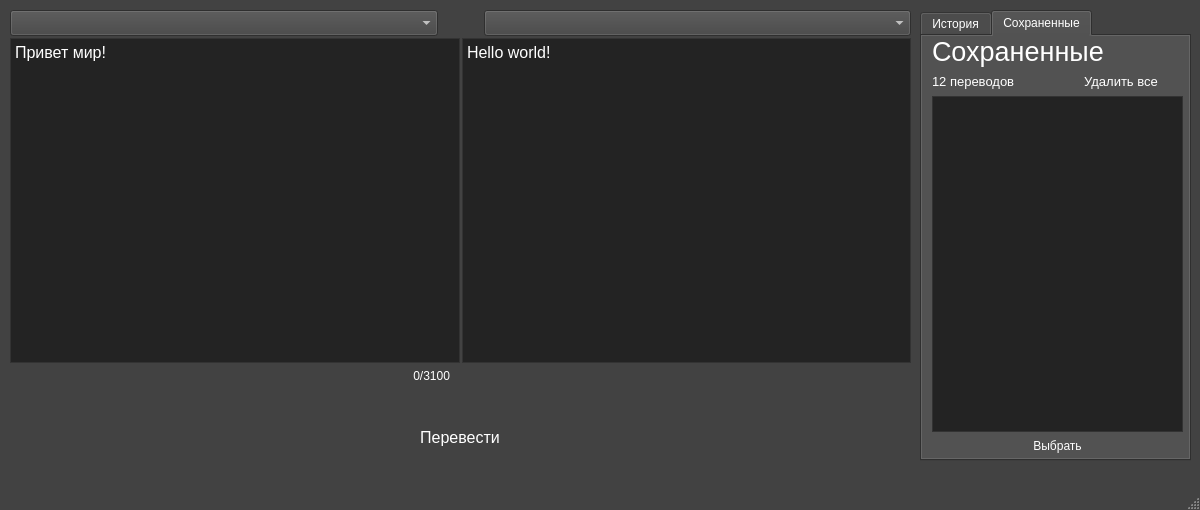
<?xml version="1.0" encoding="UTF-8"?>
<ui version="4.0">
 <class>MainWindow</class>
 <widget class="QMainWindow" name="MainWindow">
  <property name="geometry">
   <rect>
    <x>0</x>
    <y>0</y>
    <width>1200</width>
    <height>510</height>
   </rect>
  </property>
  <property name="sizePolicy">
   <sizepolicy hsizetype="Fixed" vsizetype="Fixed">
    <horstretch>0</horstretch>
    <verstretch>0</verstretch>
   </sizepolicy>
  </property>
  <property name="palette">
   <palette>
    <active>
     <colorrole role="WindowText">
      <brush brushstyle="SolidPattern">
       <color alpha="255">
        <red>255</red>
        <green>255</green>
        <blue>255</blue>
       </color>
      </brush>
     </colorrole>
     <colorrole role="Button">
      <brush brushstyle="SolidPattern">
       <color alpha="255">
        <red>66</red>
        <green>66</green>
        <blue>66</blue>
       </color>
      </brush>
     </colorrole>
     <colorrole role="Light">
      <brush brushstyle="SolidPattern">
       <color alpha="255">
        <red>99</red>
        <green>99</green>
        <blue>99</blue>
       </color>
      </brush>
     </colorrole>
     <colorrole role="Midlight">
      <brush brushstyle="SolidPattern">
       <color alpha="255">
        <red>82</red>
        <green>82</green>
        <blue>82</blue>
       </color>
      </brush>
     </colorrole>
     <colorrole role="Dark">
      <brush brushstyle="SolidPattern">
       <color alpha="255">
        <red>58</red>
        <green>58</green>
        <blue>58</blue>
       </color>
      </brush>
     </colorrole>
     <colorrole role="Mid">
      <brush brushstyle="SolidPattern">
       <color alpha="255">
        <red>44</red>
        <green>44</green>
        <blue>44</blue>
       </color>
      </brush>
     </colorrole>
     <colorrole role="Text">
      <brush brushstyle="SolidPattern">
       <color alpha="255">
        <red>255</red>
        <green>255</green>
        <blue>255</blue>
       </color>
      </brush>
     </colorrole>
     <colorrole role="BrightText">
      <brush brushstyle="SolidPattern">
       <color alpha="255">
        <red>255</red>
        <green>255</green>
        <blue>255</blue>
       </color>
      </brush>
     </colorrole>
     <colorrole role="ButtonText">
      <brush brushstyle="SolidPattern">
       <color alpha="255">
        <red>255</red>
        <green>255</green>
        <blue>255</blue>
       </color>
      </brush>
     </colorrole>
     <colorrole role="Base">
      <brush brushstyle="SolidPattern">
       <color alpha="255">
        <red>35</red>
        <green>35</green>
        <blue>35</blue>
       </color>
      </brush>
     </colorrole>
     <colorrole role="Window">
      <brush brushstyle="SolidPattern">
       <color alpha="255">
        <red>66</red>
        <green>66</green>
        <blue>66</blue>
       </color>
      </brush>
     </colorrole>
     <colorrole role="Shadow">
      <brush brushstyle="SolidPattern">
       <color alpha="255">
        <red>35</red>
        <green>35</green>
        <blue>35</blue>
       </color>
      </brush>
     </colorrole>
     <colorrole role="Link">
      <brush brushstyle="SolidPattern">
       <color alpha="255">
        <red>255</red>
        <green>255</green>
        <blue>255</blue>
       </color>
      </brush>
     </colorrole>
     <colorrole role="AlternateBase">
      <brush brushstyle="SolidPattern">
       <color alpha="255">
        <red>33</red>
        <green>33</green>
        <blue>33</blue>
       </color>
      </brush>
     </colorrole>
     <colorrole role="ToolTipBase">
      <brush brushstyle="SolidPattern">
       <color alpha="255">
        <red>255</red>
        <green>255</green>
        <blue>220</blue>
       </color>
      </brush>
     </colorrole>
     <colorrole role="ToolTipText">
      <brush brushstyle="SolidPattern">
       <color alpha="255">
        <red>35</red>
        <green>35</green>
        <blue>35</blue>
       </color>
      </brush>
     </colorrole>
     <colorrole role="PlaceholderText">
      <brush brushstyle="SolidPattern">
       <color alpha="128">
        <red>255</red>
        <green>255</green>
        <blue>255</blue>
       </color>
      </brush>
     </colorrole>
    </active>
    <inactive>
     <colorrole role="WindowText">
      <brush brushstyle="SolidPattern">
       <color alpha="255">
        <red>255</red>
        <green>255</green>
        <blue>255</blue>
       </color>
      </brush>
     </colorrole>
     <colorrole role="Button">
      <brush brushstyle="SolidPattern">
       <color alpha="255">
        <red>66</red>
        <green>66</green>
        <blue>66</blue>
       </color>
      </brush>
     </colorrole>
     <colorrole role="Light">
      <brush brushstyle="SolidPattern">
       <color alpha="255">
        <red>99</red>
        <green>99</green>
        <blue>99</blue>
       </color>
      </brush>
     </colorrole>
     <colorrole role="Midlight">
      <brush brushstyle="SolidPattern">
       <color alpha="255">
        <red>82</red>
        <green>82</green>
        <blue>82</blue>
       </color>
      </brush>
     </colorrole>
     <colorrole role="Dark">
      <brush brushstyle="SolidPattern">
       <color alpha="255">
        <red>58</red>
        <green>58</green>
        <blue>58</blue>
       </color>
      </brush>
     </colorrole>
     <colorrole role="Mid">
      <brush brushstyle="SolidPattern">
       <color alpha="255">
        <red>44</red>
        <green>44</green>
        <blue>44</blue>
       </color>
      </brush>
     </colorrole>
     <colorrole role="Text">
      <brush brushstyle="SolidPattern">
       <color alpha="255">
        <red>255</red>
        <green>255</green>
        <blue>255</blue>
       </color>
      </brush>
     </colorrole>
     <colorrole role="BrightText">
      <brush brushstyle="SolidPattern">
       <color alpha="255">
        <red>255</red>
        <green>255</green>
        <blue>255</blue>
       </color>
      </brush>
     </colorrole>
     <colorrole role="ButtonText">
      <brush brushstyle="SolidPattern">
       <color alpha="255">
        <red>255</red>
        <green>255</green>
        <blue>255</blue>
       </color>
      </brush>
     </colorrole>
     <colorrole role="Base">
      <brush brushstyle="SolidPattern">
       <color alpha="255">
        <red>35</red>
        <green>35</green>
        <blue>35</blue>
       </color>
      </brush>
     </colorrole>
     <colorrole role="Window">
      <brush brushstyle="SolidPattern">
       <color alpha="255">
        <red>66</red>
        <green>66</green>
        <blue>66</blue>
       </color>
      </brush>
     </colorrole>
     <colorrole role="Shadow">
      <brush brushstyle="SolidPattern">
       <color alpha="255">
        <red>35</red>
        <green>35</green>
        <blue>35</blue>
       </color>
      </brush>
     </colorrole>
     <colorrole role="Link">
      <brush brushstyle="SolidPattern">
       <color alpha="255">
        <red>255</red>
        <green>255</green>
        <blue>255</blue>
       </color>
      </brush>
     </colorrole>
     <colorrole role="AlternateBase">
      <brush brushstyle="SolidPattern">
       <color alpha="255">
        <red>33</red>
        <green>33</green>
        <blue>33</blue>
       </color>
      </brush>
     </colorrole>
     <colorrole role="ToolTipBase">
      <brush brushstyle="SolidPattern">
       <color alpha="255">
        <red>255</red>
        <green>255</green>
        <blue>220</blue>
       </color>
      </brush>
     </colorrole>
     <colorrole role="ToolTipText">
      <brush brushstyle="SolidPattern">
       <color alpha="255">
        <red>35</red>
        <green>35</green>
        <blue>35</blue>
       </color>
      </brush>
     </colorrole>
     <colorrole role="PlaceholderText">
      <brush brushstyle="SolidPattern">
       <color alpha="128">
        <red>255</red>
        <green>255</green>
        <blue>255</blue>
       </color>
      </brush>
     </colorrole>
    </inactive>
    <disabled>
     <colorrole role="WindowText">
      <brush brushstyle="SolidPattern">
       <color alpha="255">
        <red>58</red>
        <green>58</green>
        <blue>58</blue>
       </color>
      </brush>
     </colorrole>
     <colorrole role="Button">
      <brush brushstyle="SolidPattern">
       <color alpha="255">
        <red>66</red>
        <green>66</green>
        <blue>66</blue>
       </color>
      </brush>
     </colorrole>
     <colorrole role="Light">
      <brush brushstyle="SolidPattern">
       <color alpha="255">
        <red>99</red>
        <green>99</green>
        <blue>99</blue>
       </color>
      </brush>
     </colorrole>
     <colorrole role="Midlight">
      <brush brushstyle="SolidPattern">
       <color alpha="255">
        <red>82</red>
        <green>82</green>
        <blue>82</blue>
       </color>
      </brush>
     </colorrole>
     <colorrole role="Dark">
      <brush brushstyle="SolidPattern">
       <color alpha="255">
        <red>58</red>
        <green>58</green>
        <blue>58</blue>
       </color>
      </brush>
     </colorrole>
     <colorrole role="Mid">
      <brush brushstyle="SolidPattern">
       <color alpha="255">
        <red>44</red>
        <green>44</green>
        <blue>44</blue>
       </color>
      </brush>
     </colorrole>
     <colorrole role="Text">
      <brush brushstyle="SolidPattern">
       <color alpha="255">
        <red>58</red>
        <green>58</green>
        <blue>58</blue>
       </color>
      </brush>
     </colorrole>
     <colorrole role="BrightText">
      <brush brushstyle="SolidPattern">
       <color alpha="255">
        <red>255</red>
        <green>255</green>
        <blue>255</blue>
       </color>
      </brush>
     </colorrole>
     <colorrole role="ButtonText">
      <brush brushstyle="SolidPattern">
       <color alpha="255">
        <red>58</red>
        <green>58</green>
        <blue>58</blue>
       </color>
      </brush>
     </colorrole>
     <colorrole role="Base">
      <brush brushstyle="SolidPattern">
       <color alpha="255">
        <red>66</red>
        <green>66</green>
        <blue>66</blue>
       </color>
      </brush>
     </colorrole>
     <colorrole role="Window">
      <brush brushstyle="SolidPattern">
       <color alpha="255">
        <red>66</red>
        <green>66</green>
        <blue>66</blue>
       </color>
      </brush>
     </colorrole>
     <colorrole role="Shadow">
      <brush brushstyle="SolidPattern">
       <color alpha="255">
        <red>35</red>
        <green>35</green>
        <blue>35</blue>
       </color>
      </brush>
     </colorrole>
     <colorrole role="Link">
      <brush brushstyle="SolidPattern">
       <color alpha="255">
        <red>255</red>
        <green>255</green>
        <blue>255</blue>
       </color>
      </brush>
     </colorrole>
     <colorrole role="AlternateBase">
      <brush brushstyle="SolidPattern">
       <color alpha="255">
        <red>66</red>
        <green>66</green>
        <blue>66</blue>
       </color>
      </brush>
     </colorrole>
     <colorrole role="ToolTipBase">
      <brush brushstyle="SolidPattern">
       <color alpha="255">
        <red>255</red>
        <green>255</green>
        <blue>220</blue>
       </color>
      </brush>
     </colorrole>
     <colorrole role="ToolTipText">
      <brush brushstyle="SolidPattern">
       <color alpha="255">
        <red>35</red>
        <green>35</green>
        <blue>35</blue>
       </color>
      </brush>
     </colorrole>
     <colorrole role="PlaceholderText">
      <brush brushstyle="SolidPattern">
       <color alpha="128">
        <red>255</red>
        <green>255</green>
        <blue>255</blue>
       </color>
      </brush>
     </colorrole>
    </disabled>
   </palette>
  </property>
  <property name="windowTitle">
   <string>MainWindow</string>
  </property>
  <property name="iconSize">
   <size>
    <width>24</width>
    <height>24</height>
   </size>
  </property>
  <widget class="QWidget" name="centralwidget">
   <widget class="QWidget" name="layoutWidget">
    <property name="geometry">
     <rect>
      <x>10</x>
      <y>10</y>
      <width>901</width>
      <height>441</height>
     </rect>
    </property>
    <layout class="QVBoxLayout" name="verticalLayout">
     <property name="spacing">
      <number>2</number>
     </property>
     <item>
      <layout class="QHBoxLayout" name="horizontalLayout_5">
       <property name="spacing">
        <number>3</number>
       </property>
       <item>
        <widget class="QComboBox" name="inputLanguage">
         <property name="palette">
          <palette>
           <active>
            <colorrole role="Highlight">
             <brush brushstyle="SolidPattern">
              <color alpha="255">
               <red>143</red>
               <green>126</green>
               <blue>126</blue>
              </color>
             </brush>
            </colorrole>
           </active>
           <inactive>
            <colorrole role="Highlight">
             <brush brushstyle="SolidPattern">
              <color alpha="255">
               <red>143</red>
               <green>126</green>
               <blue>126</blue>
              </color>
             </brush>
            </colorrole>
           </inactive>
           <disabled>
            <colorrole role="Highlight">
             <brush brushstyle="SolidPattern">
              <color alpha="255">
               <red>0</red>
               <green>120</green>
               <blue>215</blue>
              </color>
             </brush>
            </colorrole>
           </disabled>
          </palette>
         </property>
         <property name="font">
          <font>
           <pointsize>11</pointsize>
          </font>
         </property>
        </widget>
       </item>
       <item>
        <widget class="QPushButton" name="switchButton">
         <property name="sizePolicy">
          <sizepolicy hsizetype="Maximum" vsizetype="Fixed">
           <horstretch>0</horstretch>
           <verstretch>0</verstretch>
          </sizepolicy>
         </property>
         <property name="text">
          <string/>
         </property>
         <property name="icon">
          <iconset>
           <normaloff>Icons/arrows.png</normaloff>Icons/arrows.png</iconset>
         </property>
         <property name="iconSize">
          <size>
           <width>18</width>
           <height>18</height>
          </size>
         </property>
         <property name="checkable">
          <bool>false</bool>
         </property>
         <property name="autoRepeat">
          <bool>false</bool>
         </property>
         <property name="autoDefault">
          <bool>false</bool>
         </property>
         <property name="default">
          <bool>true</bool>
         </property>
         <property name="flat">
          <bool>true</bool>
         </property>
        </widget>
       </item>
       <item>
        <widget class="QComboBox" name="outputLanguage">
         <property name="palette">
          <palette>
           <active>
            <colorrole role="Highlight">
             <brush brushstyle="SolidPattern">
              <color alpha="255">
               <red>143</red>
               <green>126</green>
               <blue>126</blue>
              </color>
             </brush>
            </colorrole>
           </active>
           <inactive>
            <colorrole role="Highlight">
             <brush brushstyle="SolidPattern">
              <color alpha="255">
               <red>143</red>
               <green>126</green>
               <blue>126</blue>
              </color>
             </brush>
            </colorrole>
           </inactive>
           <disabled>
            <colorrole role="Highlight">
             <brush brushstyle="SolidPattern">
              <color alpha="255">
               <red>0</red>
               <green>120</green>
               <blue>215</blue>
              </color>
             </brush>
            </colorrole>
           </disabled>
          </palette>
         </property>
         <property name="font">
          <font>
           <pointsize>11</pointsize>
          </font>
         </property>
         <property name="duplicatesEnabled">
          <bool>false</bool>
         </property>
        </widget>
       </item>
      </layout>
     </item>
     <item>
      <layout class="QHBoxLayout" name="horizontalLayout">
       <property name="spacing">
        <number>2</number>
       </property>
       <item>
        <layout class="QVBoxLayout" name="verticalLayout_3">
         <item>
          <widget class="QPlainTextEdit" name="inputText">
           <property name="font">
            <font>
             <pointsize>12</pointsize>
            </font>
           </property>
           <property name="plainText">
            <string>Привет мир!</string>
           </property>
           <property name="placeholderText">
            <string>Введите текст сюда</string>
           </property>
          </widget>
         </item>
         <item>
          <layout class="QHBoxLayout" name="horizontalLayout_3">
           <property name="spacing">
            <number>2</number>
           </property>
           <item>
            <widget class="QPushButton" name="voiceInputButton">
             <property name="toolTip">
              <string>Микроофон</string>
             </property>
             <property name="statusTip">
              <string/>
             </property>
             <property name="text">
              <string/>
             </property>
             <property name="icon">
              <iconset>
               <normaloff>Icons/microphone.png</normaloff>Icons/microphone.png</iconset>
             </property>
             <property name="iconSize">
              <size>
               <width>18</width>
               <height>18</height>
              </size>
             </property>
             <property name="shortcut">
              <string/>
             </property>
             <property name="checkable">
              <bool>false</bool>
             </property>
             <property name="autoRepeat">
              <bool>false</bool>
             </property>
             <property name="autoDefault">
              <bool>false</bool>
             </property>
             <property name="default">
              <bool>true</bool>
             </property>
             <property name="flat">
              <bool>true</bool>
             </property>
            </widget>
           </item>
           <item>
            <widget class="QPushButton" name="speakButton_in">
             <property name="toolTip">
              <string>&lt;html&gt;&lt;head/&gt;&lt;body&gt;&lt;p&gt;Прослушать&lt;/p&gt;&lt;/body&gt;&lt;/html&gt;</string>
             </property>
             <property name="text">
              <string/>
             </property>
             <property name="icon">
              <iconset>
               <normaloff>Icons/speak.png</normaloff>Icons/speak.png</iconset>
             </property>
             <property name="iconSize">
              <size>
               <width>18</width>
               <height>18</height>
              </size>
             </property>
             <property name="checkable">
              <bool>false</bool>
             </property>
             <property name="autoRepeat">
              <bool>false</bool>
             </property>
             <property name="autoDefault">
              <bool>false</bool>
             </property>
             <property name="default">
              <bool>true</bool>
             </property>
             <property name="flat">
              <bool>true</bool>
             </property>
            </widget>
           </item>
           <item>
            <widget class="QPushButton" name="clearButton">
             <property name="toolTip">
              <string>Очистить</string>
             </property>
             <property name="text">
              <string/>
             </property>
             <property name="icon">
              <iconset>
               <normaloff>Icons/clear.png</normaloff>Icons/clear.png</iconset>
             </property>
             <property name="iconSize">
              <size>
               <width>18</width>
               <height>18</height>
              </size>
             </property>
             <property name="checkable">
              <bool>false</bool>
             </property>
             <property name="autoRepeat">
              <bool>false</bool>
             </property>
             <property name="autoDefault">
              <bool>false</bool>
             </property>
             <property name="default">
              <bool>true</bool>
             </property>
             <property name="flat">
              <bool>true</bool>
             </property>
            </widget>
           </item>
           <item>
            <widget class="QLabel" name="maxSymbols">
             <property name="sizePolicy">
              <sizepolicy hsizetype="Expanding" vsizetype="Preferred">
               <horstretch>0</horstretch>
               <verstretch>0</verstretch>
              </sizepolicy>
             </property>
             <property name="font">
              <font>
               <pointsize>9</pointsize>
              </font>
             </property>
             <property name="text">
              <string>0/3100</string>
             </property>
             <property name="alignment">
              <set>Qt::AlignRight|Qt::AlignTrailing|Qt::AlignVCenter</set>
             </property>
             <property name="indent">
              <number>10</number>
             </property>
            </widget>
           </item>
          </layout>
         </item>
        </layout>
       </item>
       <item>
        <layout class="QVBoxLayout" name="verticalLayout_2">
         <item>
          <widget class="QPlainTextEdit" name="outputText">
           <property name="font">
            <font>
             <pointsize>12</pointsize>
            </font>
           </property>
           <property name="readOnly">
            <bool>true</bool>
           </property>
           <property name="plainText">
            <string>Hello world!</string>
           </property>
           <property name="placeholderText">
            <string>Перевод</string>
           </property>
          </widget>
         </item>
         <item>
          <layout class="QHBoxLayout" name="horizontalLayout_4">
           <property name="spacing">
            <number>2</number>
           </property>
           <item>
            <widget class="QPushButton" name="speakButton_out">
             <property name="toolTip">
              <string>&lt;html&gt;&lt;head/&gt;&lt;body&gt;&lt;p&gt;Прослушать&lt;/p&gt;&lt;/body&gt;&lt;/html&gt;</string>
             </property>
             <property name="text">
              <string/>
             </property>
             <property name="icon">
              <iconset>
               <normaloff>Icons/speak.png</normaloff>Icons/speak.png</iconset>
             </property>
             <property name="iconSize">
              <size>
               <width>18</width>
               <height>18</height>
              </size>
             </property>
             <property name="checkable">
              <bool>false</bool>
             </property>
             <property name="autoRepeat">
              <bool>false</bool>
             </property>
             <property name="autoDefault">
              <bool>false</bool>
             </property>
             <property name="default">
              <bool>true</bool>
             </property>
             <property name="flat">
              <bool>true</bool>
             </property>
            </widget>
           </item>
           <item>
            <widget class="QPushButton" name="copyButton">
             <property name="toolTip">
              <string>&lt;html&gt;&lt;head/&gt;&lt;body&gt;&lt;p&gt;Скопировать&lt;/p&gt;&lt;/body&gt;&lt;/html&gt;</string>
             </property>
             <property name="text">
              <string/>
             </property>
             <property name="icon">
              <iconset>
               <normaloff>Icons/copy.png</normaloff>Icons/copy.png</iconset>
             </property>
             <property name="iconSize">
              <size>
               <width>18</width>
               <height>18</height>
              </size>
             </property>
             <property name="checkable">
              <bool>false</bool>
             </property>
             <property name="autoRepeat">
              <bool>false</bool>
             </property>
             <property name="autoDefault">
              <bool>false</bool>
             </property>
             <property name="default">
              <bool>true</bool>
             </property>
             <property name="flat">
              <bool>true</bool>
             </property>
            </widget>
           </item>
           <item>
            <widget class="QLabel" name="margin">
             <property name="sizePolicy">
              <sizepolicy hsizetype="Expanding" vsizetype="Preferred">
               <horstretch>0</horstretch>
               <verstretch>0</verstretch>
              </sizepolicy>
             </property>
             <property name="font">
              <font>
               <pointsize>9</pointsize>
              </font>
             </property>
             <property name="text">
              <string/>
             </property>
             <property name="alignment">
              <set>Qt::AlignRight|Qt::AlignTrailing|Qt::AlignVCenter</set>
             </property>
             <property name="indent">
              <number>5</number>
             </property>
            </widget>
           </item>
           <item>
            <widget class="QPushButton" name="historyButton">
             <property name="toolTip">
              <string>&lt;html&gt;&lt;head/&gt;&lt;body&gt;&lt;p&gt;История переводов&lt;/p&gt;&lt;/body&gt;&lt;/html&gt;</string>
             </property>
             <property name="text">
              <string/>
             </property>
             <property name="icon">
              <iconset>
               <normaloff>Icons/history_inactive.png</normaloff>Icons/history_inactive.png</iconset>
             </property>
             <property name="iconSize">
              <size>
               <width>18</width>
               <height>18</height>
              </size>
             </property>
             <property name="checkable">
              <bool>false</bool>
             </property>
             <property name="autoRepeat">
              <bool>false</bool>
             </property>
             <property name="autoDefault">
              <bool>false</bool>
             </property>
             <property name="default">
              <bool>true</bool>
             </property>
             <property name="flat">
              <bool>true</bool>
             </property>
            </widget>
           </item>
           <item>
            <widget class="QPushButton" name="saveButton">
             <property name="toolTip">
              <string>&lt;html&gt;&lt;head/&gt;&lt;body&gt;&lt;p&gt;Сохранить перевод&lt;/p&gt;&lt;/body&gt;&lt;/html&gt;</string>
             </property>
             <property name="text">
              <string/>
             </property>
             <property name="icon">
              <iconset>
               <normaloff>Icons/star_inactive.png</normaloff>Icons/star_inactive.png</iconset>
             </property>
             <property name="iconSize">
              <size>
               <width>18</width>
               <height>18</height>
              </size>
             </property>
             <property name="checkable">
              <bool>false</bool>
             </property>
             <property name="autoRepeat">
              <bool>false</bool>
             </property>
             <property name="autoDefault">
              <bool>false</bool>
             </property>
             <property name="default">
              <bool>true</bool>
             </property>
             <property name="flat">
              <bool>true</bool>
             </property>
            </widget>
           </item>
          </layout>
         </item>
        </layout>
       </item>
      </layout>
     </item>
     <item>
      <layout class="QHBoxLayout" name="horizontalLayout_2">
       <property name="spacing">
        <number>0</number>
       </property>
       <property name="topMargin">
        <number>35</number>
       </property>
       <item>
        <widget class="QPushButton" name="pushButton">
         <property name="sizePolicy">
          <sizepolicy hsizetype="Maximum" vsizetype="Preferred">
           <horstretch>0</horstretch>
           <verstretch>0</verstretch>
          </sizepolicy>
         </property>
         <property name="baseSize">
          <size>
           <width>0</width>
           <height>0</height>
          </size>
         </property>
         <property name="font">
          <font>
           <pointsize>12</pointsize>
          </font>
         </property>
         <property name="text">
          <string>Перевести</string>
         </property>
         <property name="iconSize">
          <size>
           <width>18</width>
           <height>18</height>
          </size>
         </property>
         <property name="checkable">
          <bool>false</bool>
         </property>
         <property name="autoRepeat">
          <bool>false</bool>
         </property>
         <property name="autoDefault">
          <bool>false</bool>
         </property>
         <property name="default">
          <bool>true</bool>
         </property>
         <property name="flat">
          <bool>true</bool>
         </property>
        </widget>
       </item>
      </layout>
     </item>
    </layout>
   </widget>
   <widget class="QTabWidget" name="tabWidget">
    <property name="geometry">
     <rect>
      <x>920</x>
      <y>10</y>
      <width>271</width>
      <height>451</height>
     </rect>
    </property>
    <property name="tabShape">
     <enum>QTabWidget::Rounded</enum>
    </property>
    <property name="currentIndex">
     <number>1</number>
    </property>
    <widget class="QWidget" name="tab1">
     <attribute name="title">
      <string>История</string>
     </attribute>
     <widget class="QWidget" name="layoutWidget">
      <property name="geometry">
       <rect>
        <x>10</x>
        <y>0</y>
        <width>251</width>
        <height>421</height>
       </rect>
      </property>
      <layout class="QVBoxLayout" name="verticalLayout_4">
       <property name="spacing">
        <number>3</number>
       </property>
       <item>
        <widget class="QLabel" name="label">
         <property name="font">
          <font>
           <pointsize>20</pointsize>
          </font>
         </property>
         <property name="text">
          <string>История</string>
         </property>
         <property name="scaledContents">
          <bool>false</bool>
         </property>
         <property name="margin">
          <number>0</number>
         </property>
         <property name="indent">
          <number>0</number>
         </property>
        </widget>
       </item>
       <item>
        <layout class="QHBoxLayout" name="horizontalLayout_6">
         <item>
          <widget class="QLabel" name="historyCountLabel">
           <property name="font">
            <font>
             <pointsize>10</pointsize>
            </font>
           </property>
           <property name="text">
            <string>56 переводов</string>
           </property>
          </widget>
         </item>
         <item>
          <widget class="QPushButton" name="historyDeleteButton">
           <property name="font">
            <font>
             <pointsize>10</pointsize>
            </font>
           </property>
           <property name="text">
            <string>Удалить все</string>
           </property>
           <property name="autoDefault">
            <bool>false</bool>
           </property>
           <property name="default">
            <bool>true</bool>
           </property>
           <property name="flat">
            <bool>true</bool>
           </property>
          </widget>
         </item>
        </layout>
       </item>
       <item>
        <widget class="QTableWidget" name="historyTableWidget"/>
       </item>
       <item>
        <widget class="QPushButton" name="chooseFromHistory">
         <property name="font">
          <font>
           <pointsize>9</pointsize>
          </font>
         </property>
         <property name="text">
          <string>Выбрать</string>
         </property>
         <property name="default">
          <bool>true</bool>
         </property>
         <property name="flat">
          <bool>true</bool>
         </property>
        </widget>
       </item>
      </layout>
     </widget>
    </widget>
    <widget class="QWidget" name="tab2">
     <attribute name="title">
      <string>Сохраненные</string>
     </attribute>
     <widget class="QWidget" name="layoutWidget_2">
      <property name="geometry">
       <rect>
        <x>10</x>
        <y>0</y>
        <width>251</width>
        <height>421</height>
       </rect>
      </property>
      <layout class="QVBoxLayout" name="verticalLayout_5">
       <property name="spacing">
        <number>3</number>
       </property>
       <item>
        <widget class="QLabel" name="label_4">
         <property name="font">
          <font>
           <pointsize>20</pointsize>
          </font>
         </property>
         <property name="autoFillBackground">
          <bool>false</bool>
         </property>
         <property name="lineWidth">
          <number>1</number>
         </property>
         <property name="text">
          <string>Сохраненные</string>
         </property>
         <property name="wordWrap">
          <bool>false</bool>
         </property>
         <property name="indent">
          <number>-1</number>
         </property>
         <property name="openExternalLinks">
          <bool>false</bool>
         </property>
        </widget>
       </item>
       <item>
        <layout class="QHBoxLayout" name="horizontalLayout_7">
         <item>
          <widget class="QLabel" name="savedCountLabel">
           <property name="font">
            <font>
             <pointsize>10</pointsize>
            </font>
           </property>
           <property name="text">
            <string>12 переводов</string>
           </property>
          </widget>
         </item>
         <item>
          <widget class="QPushButton" name="savedDeleteButton">
           <property name="font">
            <font>
             <pointsize>10</pointsize>
            </font>
           </property>
           <property name="text">
            <string>Удалить все</string>
           </property>
           <property name="autoDefault">
            <bool>false</bool>
           </property>
           <property name="default">
            <bool>true</bool>
           </property>
           <property name="flat">
            <bool>true</bool>
           </property>
          </widget>
         </item>
        </layout>
       </item>
       <item>
        <widget class="QTableWidget" name="savedTableWidget"/>
       </item>
       <item>
        <widget class="QPushButton" name="chooseFromSaved">
         <property name="font">
          <font>
           <pointsize>9</pointsize>
          </font>
         </property>
         <property name="text">
          <string>Выбрать</string>
         </property>
         <property name="default">
          <bool>true</bool>
         </property>
         <property name="flat">
          <bool>true</bool>
         </property>
        </widget>
       </item>
      </layout>
     </widget>
    </widget>
   </widget>
  </widget>
  <widget class="QMenuBar" name="menubar">
   <property name="geometry">
    <rect>
     <x>0</x>
     <y>0</y>
     <width>1200</width>
     <height>25</height>
    </rect>
   </property>
   <property name="font">
    <font>
     <pointsize>11</pointsize>
    </font>
   </property>
  </widget>
  <widget class="QStatusBar" name="statusBar">
   <property name="font">
    <font>
     <pointsize>12</pointsize>
    </font>
   </property>
  </widget>
 </widget>
 <resources/>
 <connections/>
</ui>
